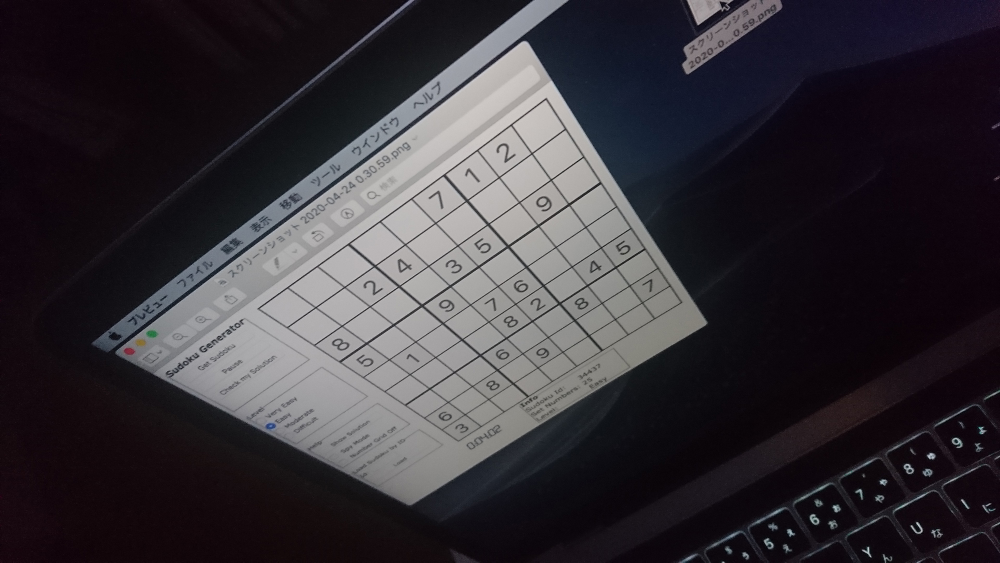
#> input picture python/data/level_3.JPG, 2000 x 1125 px, found by its file name (shown at 1/2 size)
$ jupyter execute --allow-errors sudoku_photo_solver.ipynb   (older library calls are emulated)
#> lines starting #> are read from the running program, lines starting #| are printed output that depends on the picture; after the words box and inside, x2 and y2 are one past the last pixel; in counts of white or black regions, pixels touching at a corner belong together
# 図形の検出

[cell 1]
import os
import numpy as np
import cv2
import matplotlib.pyplot as plt
from sklearn.linear_model import LogisticRegression

[cell 2]
filename = 'data/level_3.jpg'

[cell 3]
image = cv2.imread(filename, cv2.IMREAD_COLOR)
#> image is the input picture: shape (1125, 2000, 3); mean B, G, R 55.8, 50.3, 54.3
if image is None:
    raise Exception('Failed to load image file: ' + filename)

height, width, _ = image.shape
max_size = 1500
if max(height, width) >= max_size:
    scale = max_size / max(height, width)
    image = cv2.resize(image, None, fx=scale, fy=scale)
#> image: shape (844, 1500, 3)

height, width, _ = image.shape
image = cv2.cvtColor(image, cv2.COLOR_BGR2RGB)
plt.figure(figsize=(10, 10))
plt.imshow(image)
plt.show()

## 数独の外枠を検出する

[cell 4]
gray = cv2.cvtColor(image, cv2.COLOR_RGB2GRAY)

[cell 5]
binary_image = cv2.Canny(gray, 100, 200)
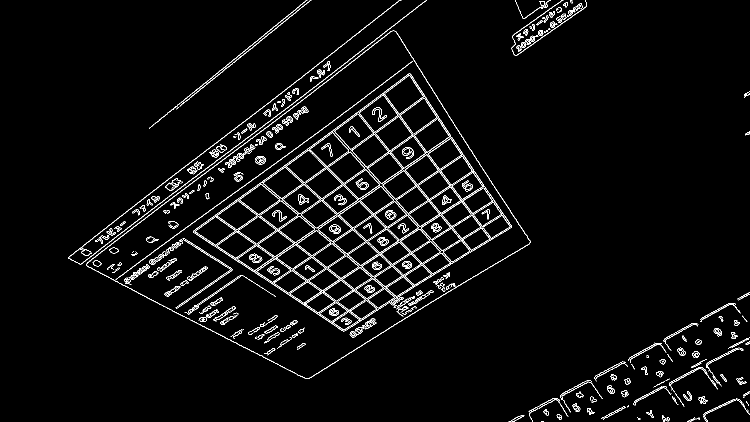
#> binary_image: shape (844, 1500) (shown at 1/2 size); 3.5% white in thin lines or dots
binary_image = cv2.dilate(binary_image, np.ones((15, 15), dtype=binary_image.dtype))
#> binary_image: shape (844, 1500); 28.6% white; 8 white regions, largest, box (x1, y1, x2, y2) and area: (130, 0, 1069, 765) 290844, (1010, 578, 1500, 844) 47238, (1016, 0, 1181, 119) 11242
binary_image = cv2.erode(binary_image, np.ones((15, 15), dtype=binary_image.dtype))
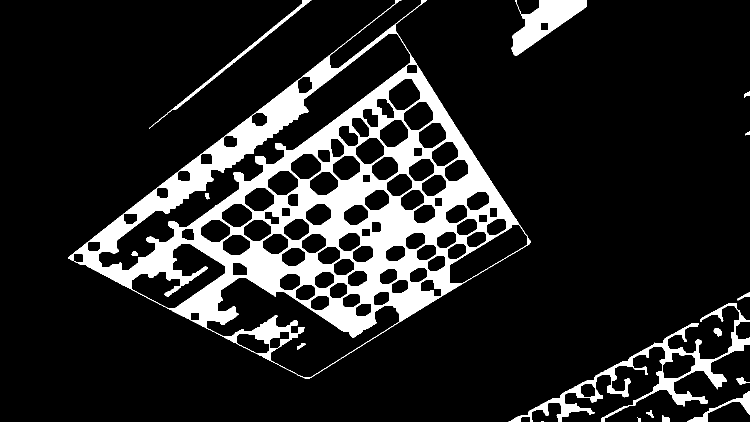
#> binary_image: shape (844, 1500) (shown at 1/2 size); 13.7% white; 17 white regions (1 under 20 px)

[cell 6]
plt.figure(figsize=(15, 15))
plt.imshow(binary_image, cmap='gray')
plt.show()

[cell 7]
_, contours, _ = cv2.findContours(binary_image, cv2.RETR_TREE, cv2.CHAIN_APPROX_SIMPLE)
#> contours = 112 contours, 1 with area under 20; largest, box (x1, y1, x2, y2) and area: (137, 0, 1062, 758) 331868, (197, 66, 822, 541) 40290, (412, 555, 800, 755) 29082, (1017, 606, 1500, 844) 14889, (262, 486, 451, 618) 11365

[cell 8]
def is_convex(pts):
    """ 凸多角形かどうかの判定 """
    pts = np.asarray(pts).reshape((-1, 2))
    n = len(pts)
    sign = 0
    for i in range(n):
        pre = (i - 1 + n) % n
        pst = (i + 1) % n
        e1 = pts[pre] - pts[i]
        e2 = pts[pst] - pts[i]
        det = e1[0] * e2[1] - e1[1] * e2[0]
        if sign == 0:
            sign = 1 if det >= 0 else -1
        else:
            if sign * det < 0:
                return False

    return True

[cell 9]
font = cv2.FONT_HERSHEY_DUPLEX

maxlen = 0.0
maxarc = None
result = image.copy()

# 角が4つで一番長い弧を検出する
for cnt in contours:
    arclen = cv2.arcLength(cnt, True)
    approx = cv2.approxPolyDP(cnt, 0.01 * arclen, True)

    # 四角形で凸なものに限定する
    if maxlen < arclen and len(approx) == 4:
        if is_convex(approx):
            maxlen = arclen
            maxarc = approx
#> this loop made 112 passes
#> (arclen, n in is_convex, maxlen, maxarc) on pass 1: (10, 4, 10, [[1083, 842], [1083, 843], [1087, 843], [1087, 842]])
#> after the loop, maxlen = 10

cv2.drawContours(result, [maxarc], 0, (255, 0, 0), 2, cv2.LINE_AA)
#> result: shape (844, 1500, 3); mean R, G, B 54.2, 50.2, 55.7
src_pts = maxarc.reshape((-1, 2))
#> src_pts = [[1083, 842], [1083, 843], [1087, 843], [1087, 842]]
for p in src_pts:
    cv2.circle(p, (p[0], p[1]), 10, (0, 0, 255), -1)
#> this loop made 4 passes

[cell 10]
plt.figure(figsize=(15, 15))
plt.imshow(result)
plt.show()

## ホモグラフィー変換で数独を取り出す

[cell 11]
# 点の順序を入れ替える
center = np.mean(src_pts, axis=1)
#> center = [962.5, 963, 965, 964.5]

pts = []
for p in src_pts:
    dx = center[0] - p[0]
    dy = center[1] - p[1]
    theta = np.arctan2(dy, dx) + np.pi
    pts.append((theta, p))
#> this loop made 4 passes
#> (p, dx, dy, theta) on passes 1 to 4: ([1083, 842], -120.5, 121, 5.5), ([1083, 843], -120.5, 120, 5.5), ([1087, 843], -124.5, 120, 5.52), ([1087, 842], -124.5, 121, 5.51)
#> after the loop, pts = [(5.5, [1083, 842]), (5.5, [1083, 843]), (5.52, [1087, 843]), (5.51, [1087, 842])]

pts = sorted(pts, key=lambda p: p[0])
#> pts = [(5.5, [1083, 842]), (5.5, [1083, 843]), (5.51, [1087, 842]), (5.52, [1087, 843])]
pts = [p[1] for p in pts]
#> pts = [[1083, 842], [1083, 843], [1087, 842], [1087, 843]]

# ホモグラフィー変換行列の計算
src_pts = np.asarray(pts, dtype='float32')
#> src_pts has the same summary as pts
dst_pts = np.asarray([[900, 900], [0, 900], [0, 0], [900, 0]], dtype='float32')
homography = cv2.getPerspectiveTransform(src_pts, dst_pts)
#> homography = [[-0.415, -1.66, 1847.7], [-0.415, -1.26e-14, 450.8], [-0.000922, -1.21e-16, 1]]
print(homography)
#| [[-4.14746544e-01 -1.65898618e+00  1.84769585e+03]
#|  [-4.14746544e-01 -1.25976320e-14  4.50829493e+02]
#|  [-9.21658986e-04 -1.20992367e-16  1.00000000e+00]]

[cell 12]
sudoku = cv2.warpPerspective(gray, homography, (900, 900))
sudoku = cv2.adaptiveThreshold(sudoku, 255, cv2.ADAPTIVE_THRESH_GAUSSIAN_C, cv2.THRESH_BINARY_INV, 31, 11)
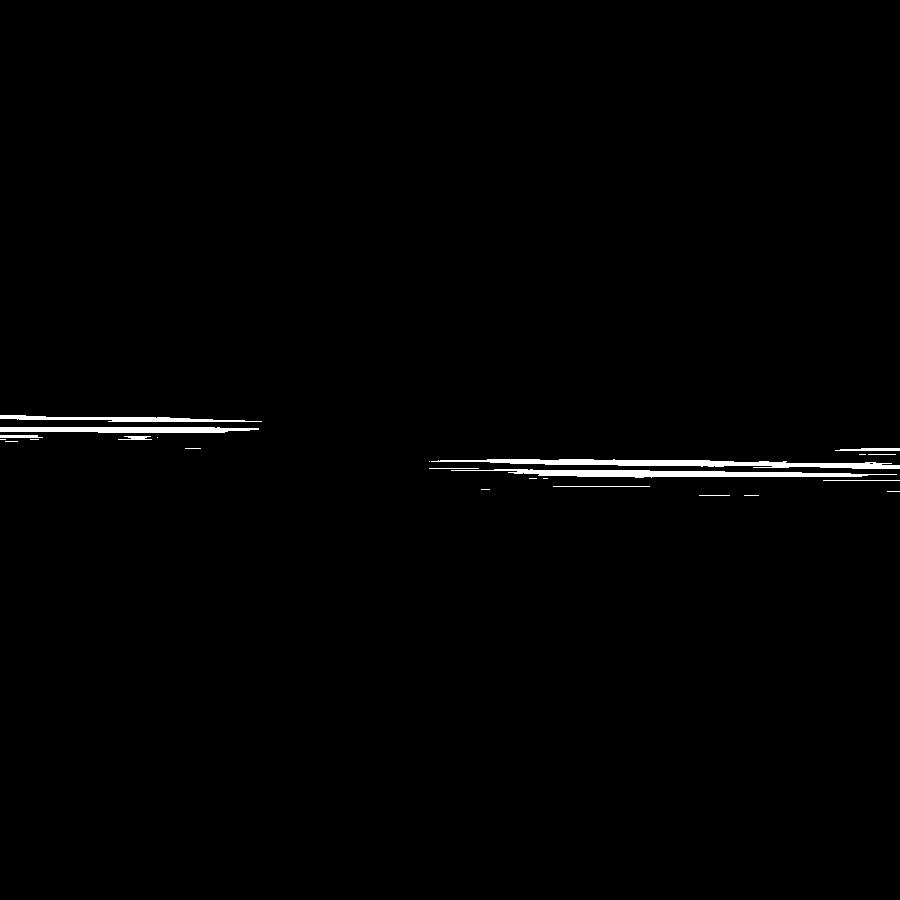
#> sudoku: shape (900, 900); 0.91% white; 24 white regions (12 under 20 px), largest, box (x1, y1, x2, y2) and area: (431, 459, 900, 469) 2292, (451, 469, 897, 478) 2057, (0, 427, 259, 433) 1341

[cell 13]
plt.figure(figsize=(10, 10))
plt.imshow(sudoku, cmap='gray')
plt.axis('off')
plt.show()

[cell 14]
cells = []
for i in range(9):
    for j in range(9):
        xs = j * 100 + 15
        xe = (j + 1) * 100 - 15
        ys = i * 100 + 15
        ye = (i + 1) * 100 - 15
        cell = sudoku[ys:ye, xs:xe]

        # 文字をセンタリングする
        iy, ix = np.where(cell > 128)
        if ix.size > 0 and iy.size > 0:
            xmin = np.min(ix)
            xmax = np.max(ix)
            ymin = np.min(iy)
            ymax = np.max(iy)
            cx = (xmin + xmax) // 2
            cy = (ymin + ymax) // 2

            h, w = cell.shape
            dx = w // 2 - cx
            dy = h // 2 - cy
            M = np.array([[1.0, 0.0, dx], [0.0, 1.0, dy]])
            cell = cv2.warpAffine(cell, M, (h, w))

        cell = np.pad(cell, (5, 5), mode='constant', constant_values=0)
        cells.append(cell)
#> after the loop, cells = 81 items

[cell 15]
fig = plt.figure(figsize=(10, 10))
for i in range(9):
    for j in range(9):
        ax = fig.add_subplot(9, 9, i * 9 + j + 1)
        ax.imshow(cells[i * 9 + j], cmap='gray', vmin=0, vmax=255)
        ax.axis('off')
plt.show()
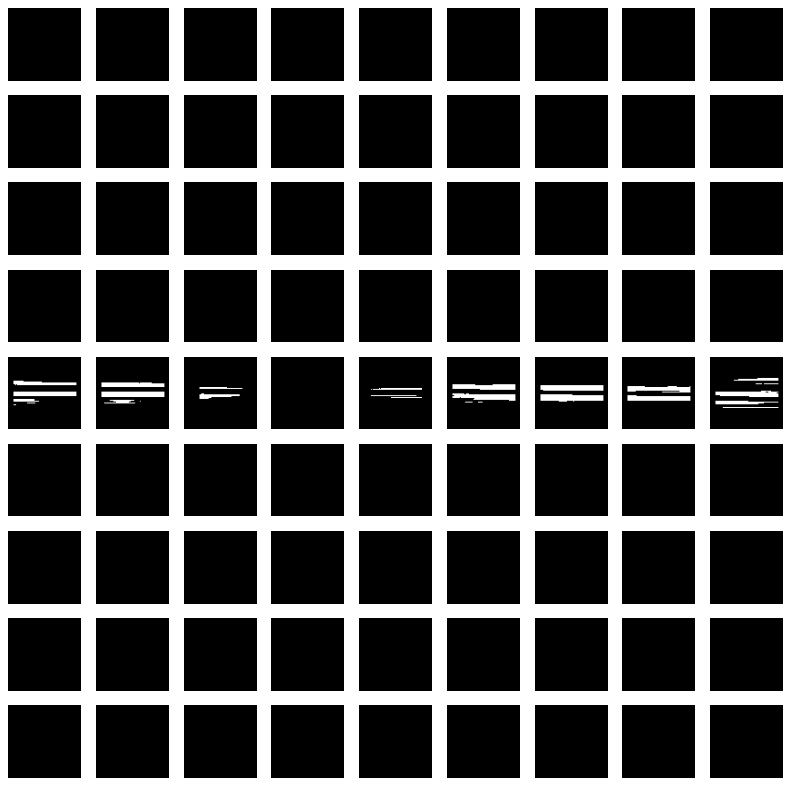
#> figure drawn by matplotlib, 81 panels

## 学習済みロジスティック回帰による数字の認識

[cell 16]
import pickle
#> (the rest of this cell did not finish here and is left out)

#> (a cell that did not finish here is left out)

## CNNによる数字の認識

[cell 18]
import torch
import torch.nn as nn
import torch.nn.functional as F

[cell 19]
class Network(nn.Module):
    def __init__(self, in_channels, num_classes):
        super(Network, self).__init__()

        self.net = nn.Sequential(
            nn.Conv2d(1, 16, kernel_size=5, padding=2, stride=1),
            nn.MaxPool2d(kernel_size=2, stride=2, padding=0),
            nn.BatchNorm2d(16),
            nn.ReLU(inplace=True),
            nn.Conv2d(16, 32, kernel_size=5, padding=0, stride=1),
            nn.MaxPool2d(kernel_size=2, stride=2, padding=0),
            nn.BatchNorm2d(32),
            nn.ReLU(inplace=True)
        )

        self.fc = nn.Sequential(
            nn.Linear(800, 256),
            nn.BatchNorm1d(256),
            nn.ReLU(inplace=True),
            nn.Linear(256, 128),
            nn.BatchNorm1d(128),
            nn.ReLU(inplace=True),
            nn.Linear(128, num_classes)
        )

    # [7 lines left out: function forward, not called in this run]

#> (a cell that did not finish here is left out)

[cell 21]
problem = np.zeros((9, 9), dtype='int32')
#> (the rest of this cell did not finish here and is left out)

## Tesseractによる文字認識

[cell 22]
import pytesseract
from PIL import Image

[cell 23]
config = '--psm 10 --oem 3 -c tessedit_char_whitelist=0123456789'

problem = np.zeros((9, 9), dtype='int32')
#> (the rest of this cell did not finish here and is left out)

## 数独を解く

[cell 24]
def sudoku_solve(problem):
    rows, cols = problem.shape
    nums = set([i for i in range(0, 10)])
    for i in range(rows):
        for j in range(cols):
            if problem[i, j] == 0:
                k = i // 3
                l = j // 3
                row_nums = problem[i, :].tolist()
                col_nums = problem[:, j].tolist()
                blk_nums = problem[3*k:3*k+3, 3*l:3*l+3].reshape(-1).tolist()
                used = set(row_nums + col_nums + blk_nums)
                diff = nums.difference(used)
                if len(diff) == 0:
                    return False

                success = False
                for n in diff:
                    problem[i, j] = n
                    if sudoku_solve(problem):
                        success = True
                        break

                    problem[i, j] = 0

                if not success:
                    return False

    return True

[cell 25]
answer = problem.copy()
if sudoku_solve(answer):
    print(answer)

[cell 26]
overlay = np.zeros((900, 900, 4), dtype='float32')
font = cv2.FONT_HERSHEY_PLAIN
#> font = 1
for i in range(9):
    for j in range(9):
        if problem[i, j] == 0:
            x = j * 100 + 20
            y = i * 100 + 100 - 20
            cv2.putText(overlay, str(answer[i, j]), (x, y), font, 5.0, (1, 0, 0, 1), 5, cv2.LINE_AA)
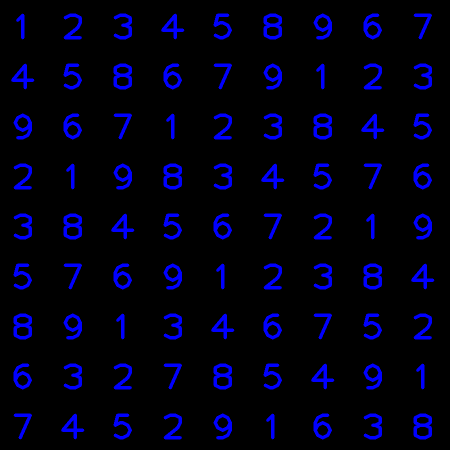
#> overlay: shape (900, 900, 4) float32 (shown at 1/2 size); mean of channels 0, 1, 2, 3 0.0787, 0, 0, 0.0787; drawn as B, G, R

[cell 27]
plt.figure(figsize=(10, 10))
plt.imshow(overlay)
plt.show()

[cell 28]
warp_numbers = cv2.warpPerspective(overlay, np.linalg.inv(homography), (width, height))
print(image.shape, warp_numbers.shape, width, height)
#| (844, 1500, 3) (844, 1500, 4) 1500 844

[cell 29]
alpha = warp_numbers[:, :, 3:4]
rgb = warp_numbers[:, :, :3]
res = (1.0 - alpha) * (image / 255.0).astype('float32') + alpha * rgb

[cell 30]
plt.figure(figsize=(15, 15))
plt.imshow(res)
plt.axis('off')
plt.show()

[cell 31]
base, ext = os.path.splitext(filename)
outfile = base + '_ans' + ext
cv2.imwrite(base + '_ans' + ext, cv2.cvtColor(res, cv2.COLOR_BGR2RGB) * 255.0)
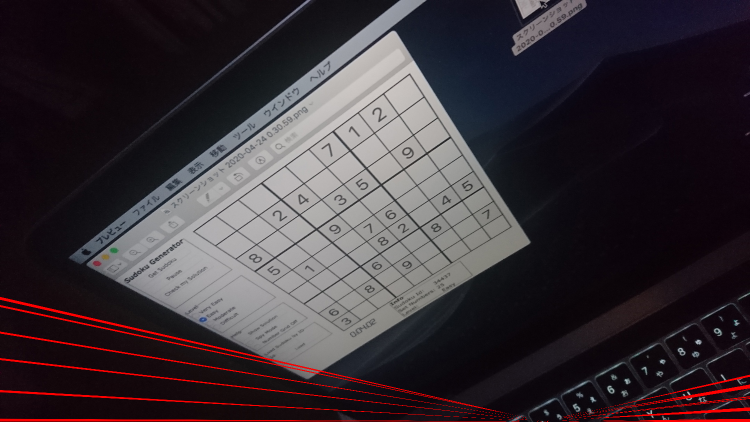
#> saved as level_3_ans.jpg: shape (844, 1500, 3) (shown at 1/2 size); mean B, G, R 55.4, 49.9, 58
#> Out = True

$ run again, with python/data/level_1.JPG copied over python/data/level_3.JPG
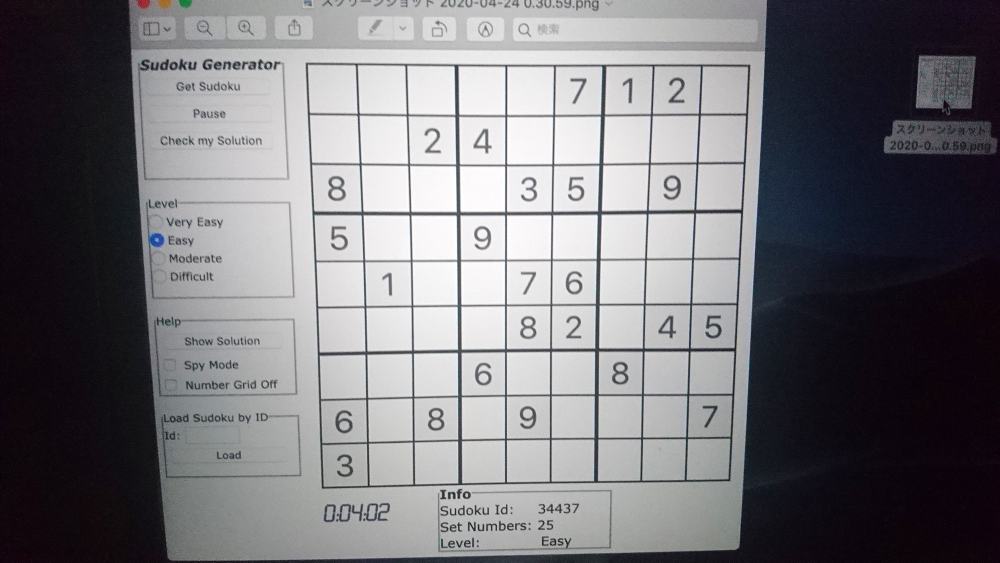
#> input picture python/data/level_1.JPG, 2000 x 1125 px, found by its file name (shown at 1/2 size)
#> image is the input picture: shape (1125, 2000, 3); mean B, G, R 122.4, 118.5, 119.5
#> `binary_image = cv2.erode(binary_image, np.ones((15, 15), dtype=binary_..`:
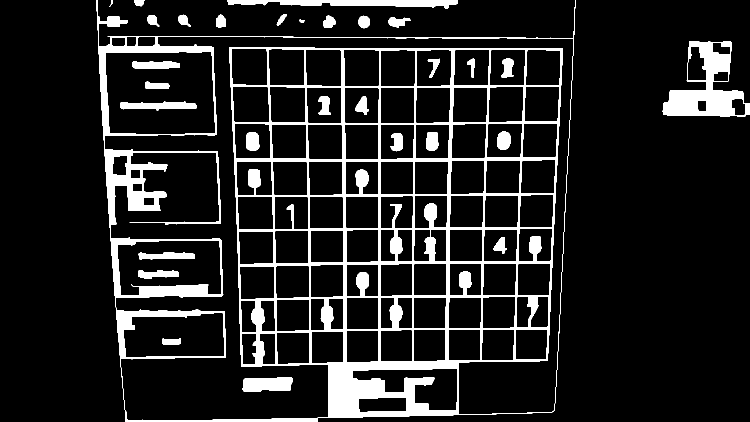
#> binary_image: shape (844, 1500) (shown at 1/2 size); 11.8% white; 30 white regions
#> contours = 136 contours, 1 with area under 20; largest, box (x1, y1, x2, y2) and area: (193, 0, 1151, 844) 691760, (208, 73, 1147, 842) 160931, (211, 103, 431, 270) 34776, (234, 480, 443, 592) 19425, (247, 625, 449, 715) 15918
#> the loop `for cnt in contours:` made 136 passes
#> (arclen, maxlen, maxarc) on passes 19, 23, 35, 46, 58, 72, 92: (246.7, 246.7, [[813, 795], [812, 822], [718, 823], [718, 796]]), (255.3, 255.3, [[553, 666], [618, 664], [619, 725], [555, 728]]), (256.7, 256.7, [[552, 600], [617, 598], [619, 659], [554, 662]]), (265.6, 265.6, [[479, 534], [546, 532], [549, 595], [482, 598]]), (267.3, 267.3, [[477, 463], [545, 462], [547, 526], [480, 528]]), (268.7, 268.7, [[475, 394], [543, 393], [546, 457], [478, 459]]), (269.9, 269.9, [[760, 250], [827, 249], [827, 316], [762, 318]])
#> after the loop `for cnt in contours:`: maxlen = 759.8
#> result: shape (844, 1500, 3); mean R, G, B 119.6, 118, 121.9
#> `src_pts = maxarc.reshape((-1, 2))`: src_pts = [[423, 104], [429, 266], [218, 265], [212, 105]]
#> the loop `for p in src_pts:` made 4 passes
#> center = [263.5, 347.5, 241.5, 158.5]
#> the loop `for p in src_pts:` made 4 passes
#> (p, dx, dy, theta) on passes 1 to 4: ([423, 104], -159.5, 243.5, 5.29), ([429, 266], -165.5, 81.5, 5.83), ([218, 265], 45.5, 82.5, 4.21), ([212, 105], 51.5, 242.5, 4.5)
#> after the loop `for p in src_pts:`: pts = [(5.29, [423, 104]), (5.83, [429, 266]), (4.21, [218, 265]), (4.5, [212, 105])]
#> `pts = sorted(pts, key=lambda p: p[0])`: pts = [(4.21, [218, 265]), (4.5, [212, 105]), (5.29, [423, 104]), (5.83, [429, 266])]
#> `pts = [p[1] for p in pts]`: pts = [[218, 265], [212, 105], [423, 104], [429, 266]]
#> homography = [[0.027, 5.69, -603.3], [-4.32, 0.16, 1809.4], [6e-05, -4.47e-06, 1]]
#| [[ 2.69708463e-02  5.69084856e+00 -6.03256918e+02]
#|  [-4.31686009e+00  1.59883707e-01  1.80940391e+03]
#|  [ 5.99563939e-05 -4.46897181e-06  1.00000000e+00]]
#> after the loop `for i in range(9):`: cells = 81 items
#> font = 1
#| (844, 1500, 3) (844, 1500, 4) 1500 844
#> `cv2.imwrite(base + '_ans' + ext, cv2.cvtColor(res, cv2.COLOR_BGR2RGB) ..`:
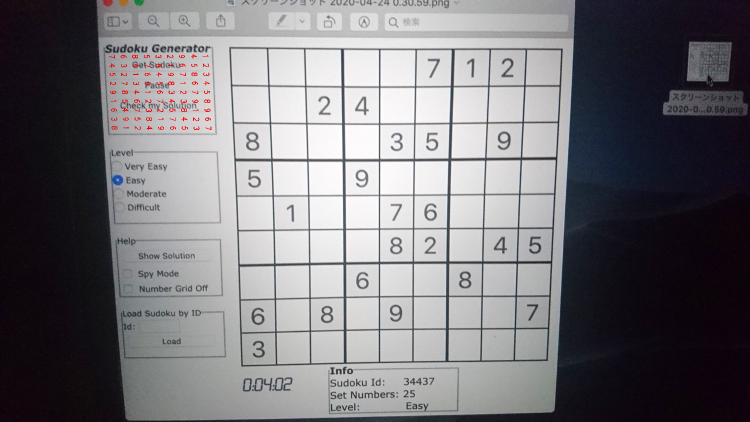
#> saved as level_3_ans.jpg: shape (844, 1500, 3) (shown at 1/2 size); mean B, G, R 121.9, 118, 119.5
#> Out = True
